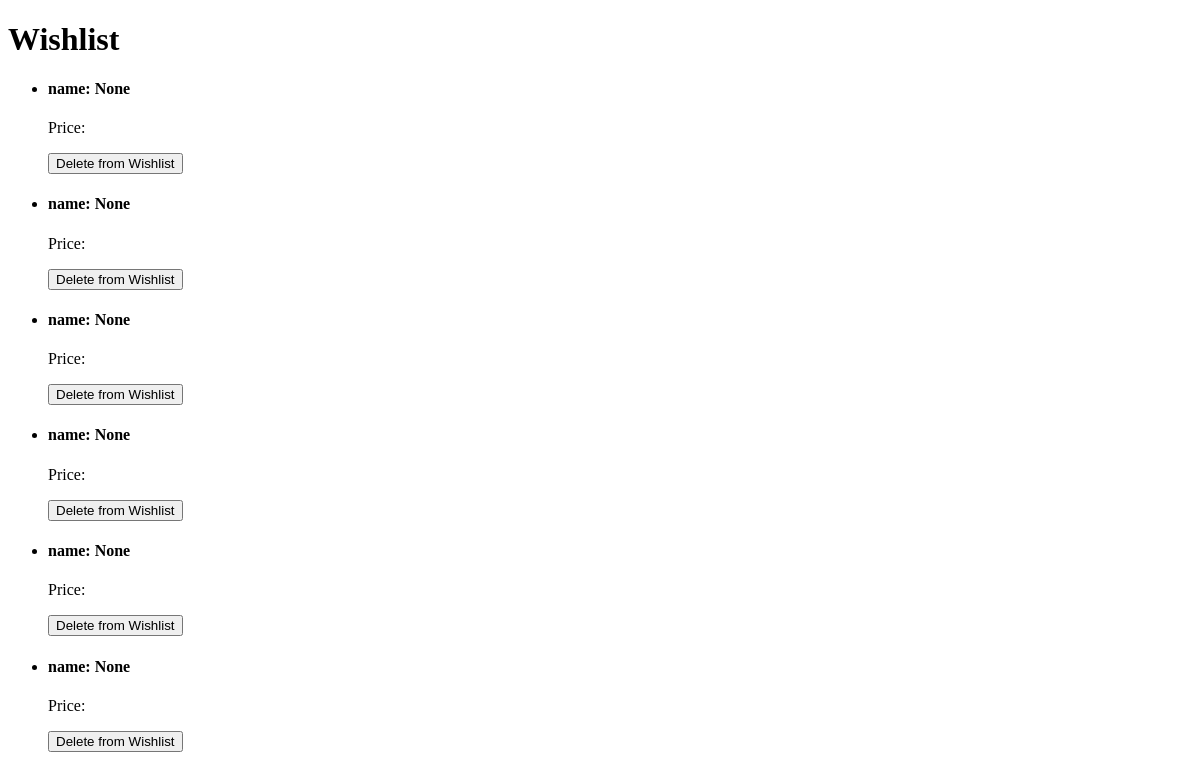
Page /wishlist/ (signed in) on the earlier database version.
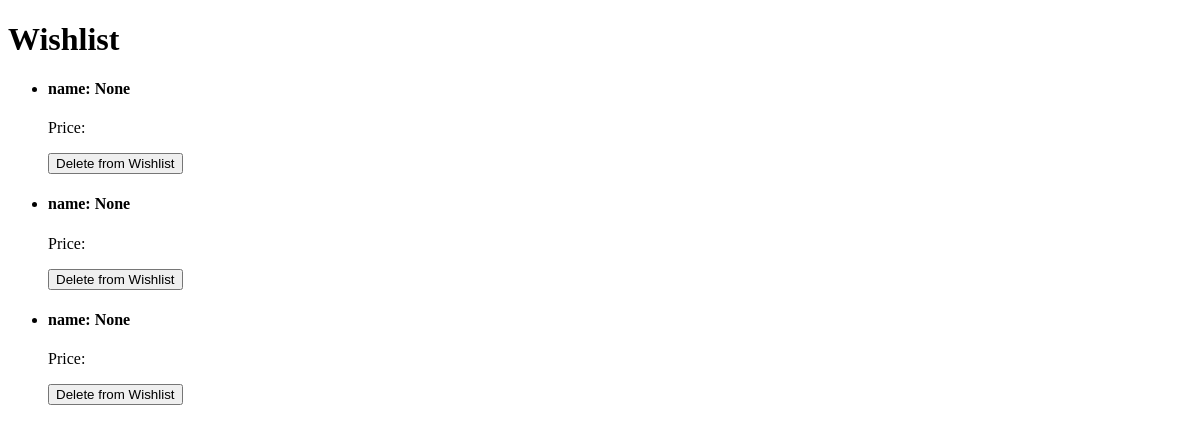
Same page on the later database version.
### project1app/models.py (models this page shows, shortened)
class Wishlist(models.Model):
    user = models.ForeignKey(User, on_delete=models.CASCADE)
    products = models.ManyToManyField(Product, blank=True)

### project1app/views.py (the view)
# urls.py: path('wishlist/', views.wishlist, name='wishlist'),
def wishlist(request):
    wishlist_items = Wishlist.objects.filter(user=request.user)
    return render(request, 'wishlist.html', {'wishlist_items': wishlist_items})

### project1app/templates/wishlist.html (shortened to what this page needs)
<!DOCTYPE html>
<html lang="en">
<head>
</head>
<body>
    <h1>Wishlist</h1>
    <ul>
        {% for item in wishlist_items %}
            <li>
                <div class="wishlist_item">
                    <h4 class="card-title">name: {{item.products.name }}</h4>
                        <p class="card-text">Price: {{product.price }}</p>
                </div>
                <form method="post" action="{% url 'deletewishlist' item.id %}">
                    <button type="submit" class="btn btn-danger">Delete from Wishlist</button>
                </form>
            </li>
        {% empty %}
            <li>Your wishlist is empty</li>
        {% endfor %}
    </ul>
</body>
</html>

Differences in the rows shown:
removed Wishlist: products.name "None"
removed Wishlist: products.name "None"
removed Wishlist: products.name "None"
